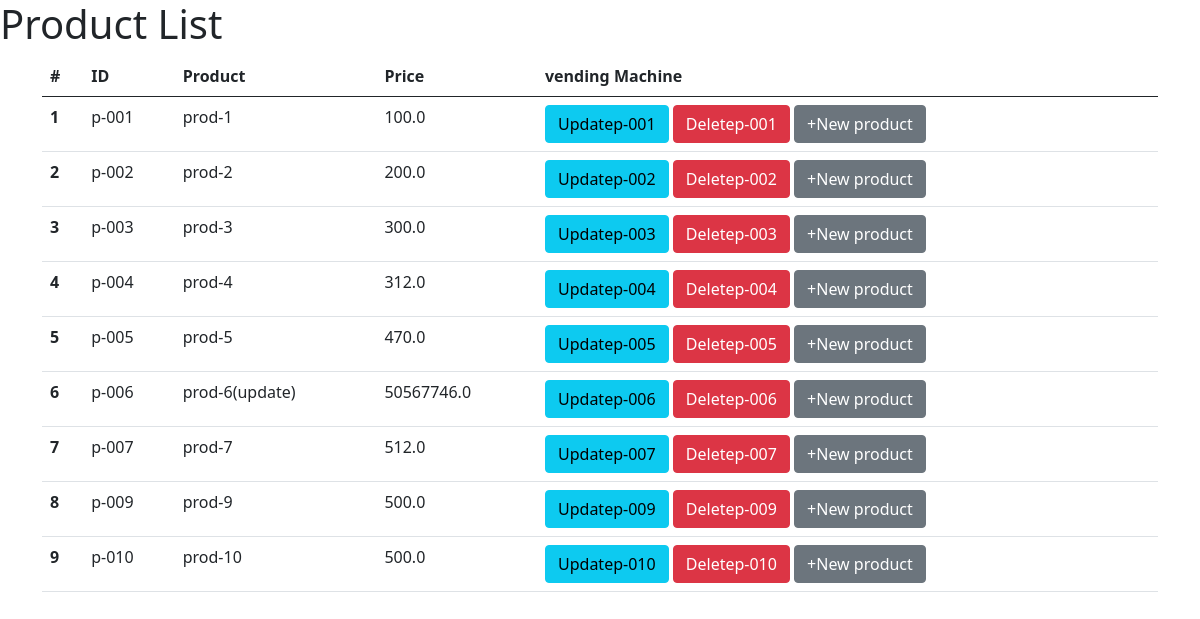
Page /vending-machine/vending-machine-product-list/ on the committed database.
### vendingMachine/models.py (models this page shows, shortened)
class product(models.Model):
    product_id = models.CharField(max_length=20)
    product_name = models.CharField(max_length=200)
    product_price = models.FloatField()
    vendingMachine = models.ManyToManyField(vendingMachine)
    product_image=models.ImageField(upload_to='productImage/', default='productImage/sample_product_image.png',blank=True,null=True)

### vendingMachine/views.py (the view)
# urls.py: path('vending-machine-product-list/', views.vendingProductlist, name='vendingProductlist'),
def vendingProductlist(request):
    products =product.objects.all()
    context={
        'products':products
    }
    return render(request,'vendingMachine/productCRUD/productList.html',context)

### templates/vendingMachine/productCRUD/productList.html (shortened to what this page needs)
<!DOCTYPE html>
<html lang="en">
<head>
    <link href="https://cdn.jsdelivr.net/npm/bootstrap@5.0.2/dist/css/bootstrap.min.css" rel="stylesheet">
</head>
<body>
    <h1>Product List</h1>
<div class="container mt=4" >
    <table class="table">
      <thead>
        <tr>
          <th scope="col">#</th>
          <th scope="col">ID</th>
          <th scope="col">Product</th>
          <th scope="col">Price</th>
          <th scope="col">vending Machine</th>
        </tr>
      </thead>
      <tbody>
        {% for prod in products %}
        <tr>
          <th scope="row">{{forloop.counter}}</th>
          <td>{{prod.product_id}}</td>
          <td>{{prod.product_name}}</td>
          <td>{{prod.product_price}}</td>
          <td>
              <a href="{%url 'productUpdate' prod.product_id %}" class="btn btn-info" >Update{{prod.product_id}}</a>
              <a href="{% url 'productDelete' prod.product_id %}" class="btn btn-danger" >Delete{{prod.product_id}}</a>
              <a href="{% url 'createproduct' %}" class="btn btn-secondary" > +New product </a>
          </td>
        </tr>
        {% endfor %}
      </tbody>
    </table>
</div>
</body>
</html>

### rows in the picture
product: product_id "p-001", product_name "prod-1", product_price "100.0"
product: product_id "p-002", product_name "prod-2", product_price "200.0"
product: product_id "p-003", product_name "prod-3", product_price "300.0"
product: product_id "p-004", product_name "prod-4", product_price "312.0"
product: product_id "p-005", product_name "prod-5", product_price "470.0"
product: product_id "p-006", product_name "prod-6(update)", product_price "50567746.0"
product: product_id "p-007", product_name "prod-7", product_price "512.0"
product: product_id "p-009", product_name "prod-9", product_price "500.0"
product: product_id "p-010", product_name "prod-10", product_price "500.0"
